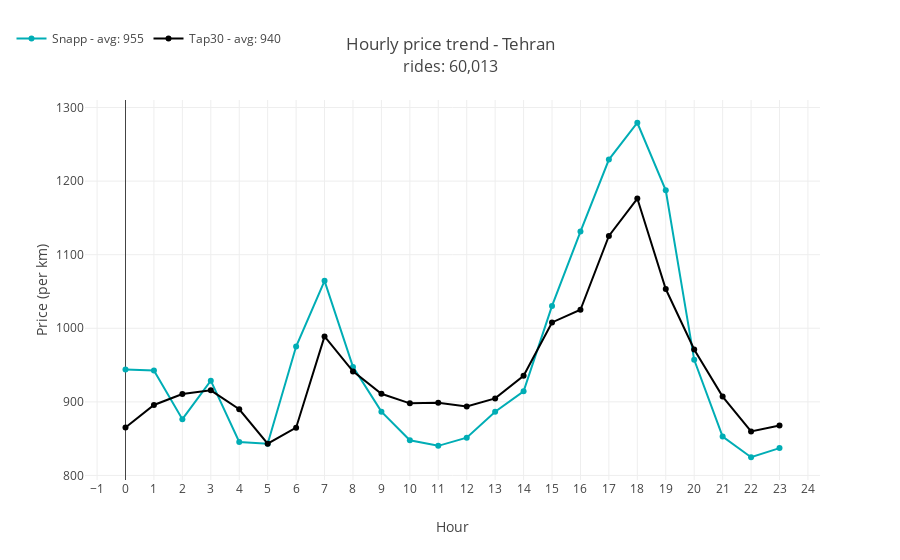

Notebook code for this chart:
### Code cell
snapp_mean = df_tehran[df_tehran.service == "Snapp"].price_per_km.mean()
tap30_mean = df_tehran[df_tehran.service == "Tap30"].price_per_km.mean()

trace1 = go.Scatter(
    x = df_tehran_g.timestamp,
    y = df_tehran_g.snapp_price,
    mode = 'lines+markers',
    name = 'Snapp - avg: {0:.0f}'.format(round(snapp_mean,0)),
    line = dict(
        color = ('#00ADB5'),
        width = 2)
)
trace2 = go.Scatter(
    x = df_tehran_g.timestamp,
    y = df_tehran_g.tap30_price,
    mode = 'lines+markers',
    name = 'Tap30 - avg: {0:.0f}'.format(round(tap30_mean,0)),
    line = dict(
        color = ('#000000'),
        width = 2)
)

data = [trace1, trace2]

layout = dict(title = 'Hourly price trend - Tehran<br><span style="font-size: 1rem">rides: {:,.0f}</span>'.format(df_tehran.timestamp.count()/2),
              xaxis = dict(title = 'Hour', showticklabels=True, dtick=1),
              yaxis = dict(title = 'Price (per km)'),
              legend=dict(orientation="h", x=-.1, y=1.2),
              width = 900
              )
fig = dict(data=data, layout=layout)
iplot(fig)

### Figure 1 — Plotly figure (JSON) as saved in the notebook; plotly's stock layout.template omitted (floating-point values rounded to 4 significant figures)
{"data": [{"line": {"color": "#00ADB5", "width": 2}, "mode": "lines+markers", "name": "Snapp - avg: 955", "type": "scatter", "uid": "6218b298-6c0f-4926-96d5-29ca93f25422", "x": [0, 1, 2, 3, 4, 5, 6, 7, 8, 9, 10, 11, 12, 13, 14, 15, 16, 17, 18, 19, 20, 21, 22, 23], "y": [944.2, 942.5, 876.5, 928.8, 845.4, 843.0, 975.2, 1065.0, 947.5, 886.7, 847.8, 840.2, 851.3, 886.5, 914.3, 1030.0, 1131.0, 1229.0, 1279.0, 1188.0, 957.2, 852.9, 824.7, 837.2]}, {"line": {"color": "#000000", "width": 2}, "mode": "lines+markers", "name": "Tap30 - avg: 940", "type": "scatter", "uid": "77e42c6f-6fd9-4752-98d5-0fa84ed65132", "x": [0, 1, 2, 3, 4, 5, 6, 7, 8, 9, 10, 11, 12, 13, 14, 15, 16, 17, 18, 19, 20, 21, 22, 23], "y": [865.0, 895.8, 910.7, 915.7, 889.9, 843.2, 864.9, 989.0, 941.4, 910.9, 898.0, 898.7, 893.7, 904.7, 935.4, 1008.0, 1025.0, 1126.0, 1176.0, 1053.0, 971.2, 907.2, 859.7, 868.0]}], "layout": {"legend": {"orientation": "h", "x": -0.1, "y": 1.2}, "title": "Hourly price trend - Tehran<br><span style=\"font-size: 1rem\">rides: 60,013</span>", "width": 900, "xaxis": {"dtick": 1, "showticklabels": true, "title": "Hour"}, "yaxis": {"title": "Price (per km)"}}}
